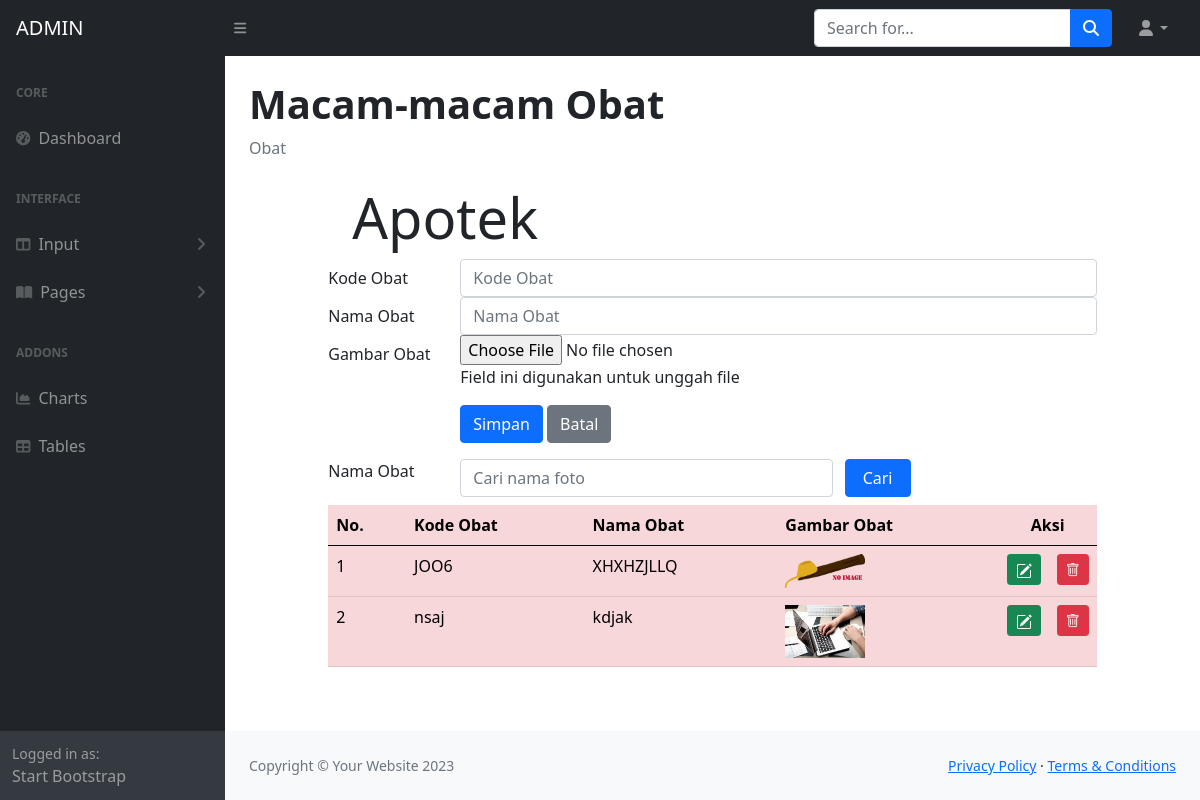
Screenshot of /d-obat.php with the database file from the repository.
### tables this page shows
CREATE TABLE `fotodestinasi` (
  `fotodestinasiKODE` char(4) NOT NULL,
  `fotodestinasiNAMA` char(120) NOT NULL,
  `fotodestinasiFILE` char(225) NOT NULL
);

### obat.php (the view, shortened to what this page needs)
<!DOCTYPE html>
<html lang="en">
<head>
  	<link rel="stylesheet" type="text/css" href="https://cdnjs.cloudflare.com/ajax/libs/select2/4.0.3/css/select2.min.css">
	<link rel="stylesheet" type="text/css" href="css/bootstrap.min.css">
	<link rel="stylesheet" href="https://cdn.jsdelivr.net/npm/bootstrap-icons@1.10.2/font/bootstrap-icons.css" integrity="
    sha384-b6lVK+yci+bfDmaY1u0zE8YYJt0TZxLEAFyYSLHId4xoVvsrQu3INevFKo+Xir8e">
</head>
<?php
	include "include/config.php";
?>
<body>
<div class="row">
<div class="col-sm-1"></div>
<div class="col-sm-10">
	<div class="jumbotron jumbotron-fluid">
		<div class="container">
			<h1 class="display-4">Apotek</h1>
		</div>
	</div>
	<form method="POST" enctype="multipart/form-data">
		<div class="form-group row">
			<label for="kodefoto" class="col-sm-2 col-form-label">Kode Obat</label>
			<div class="col-sm-10">
				<input type="text" class="form-control" id="kodefoto" name="inputkode" placeholder="Kode Obat" maxlength="4">
			</div>
		</div>
		<div class="form-group row">
			<label for="namafoto" class="col-sm-2 col-form-label">Nama Obat</label>
			<div class="col-sm-10">
				<input type="text" class="form-control" id="namafoto" name="inputnama" placeholder="Nama Obat">
			</div>
		</div>
		<div class="form-group row">
			<label for="file" class="col-sm-2 col-form-label">Gambar Obat</label>
			<div class="col-sm-10">
				<input type="file" id="file" name="file">
				<p class="help-block">Field ini digunakan untuk unggah file</p>
			</div>
		</div>
		<div class="form-group row">
			<div class="col-sm-2"></div>
			<div class="col-sm-10">
				<input type="submit" name="Simpan" class="btn btn-primary" value="Simpan">
				<input type="submit" name="Batal" class="btn btn-secondary" value="Batal">
			</div>
		</div>
	</form>
	<form method="post">
    	<div class="form-group row mb-2 mt-3">
     		 <label for="search" class="col-sm-2">Nama Obat</label>
     		 <div class="col-sm-6">
        <input type="text" name="search" class="form-control" id="search" value="<?php if (isset($_POST["search"]))
        {echo $_POST["search"];}?>" placeholder="Cari nama foto">
      </div>
      <input type="submit" name="kirim" value="Cari" class="col-sm-1 btn btn-primary">
   	 </div>
	</form>
</div>
	<div class="col-sm-1"></div>
	</div>
	<div class="row">
	<div class="col-sm-1"></div>
	<div class="col-sm-10">
	<table class="table table-hover table-danger">
		<thead class="thead-dark">
			<tr>
				<th scope="col"> No. </th>
                    <th scope="col"> Kode Obat </th>
                    <th scope="col"> Nama Obat </th>
                    <th scope="col"> Gambar Obat </th>
                    <th colspan="3" style="text-align: center">Aksi</th>
			</tr>
		</thead>
		<tbody>
		<?php
	if (isset($_POST["kirim"]))
	{
 		$search = $_POST["search"];
  		$query = mysqli_query($connection, " select fotodestinasi.*from fotodestinasi
      		where fotodestinasiNAMA like '%".$search."%'");}
    else{
      	$query = mysqli_query($connection, "select fotodestinasi.* from fotodestinasi");}
     	$nomor = 1;
      	while($row = mysqli_fetch_array($query))
    {
      ?>
		<tr>
			<td><?php echo $nomor;?></td>
			<td><?php echo $row['fotodestinasiKODE'];?></td>
			<td><?php echo $row['fotodestinasiNAMA'];?></td>
			<td>
			<?php if (isset($row['fotodestinasiFILE']) && is_file("images/" . $row['fotodestinasiFILE']))
						{ ?>
							<img src="images/<?php echo $row['fotodestinasiFILE']?>" width="80">
						<?php } else
							echo "<img src='images/noimage.png' width='80'>"
						?>
					</td>
				<td width="5px">
           		<a href="d-obatEDIT.php?ubah=<?php echo $row["fotodestinasiKODE"] ?>" class="btn btn-success btn-sm" title="EDIT">
				</a>
                </td>
           		<td width="5px">
                <a href="d-obatHAPUS.php?hapus=<?php echo $row["fotodestinasiKODE"] ?>" class="btn btn-danger btn-sm" title="HAPUS">
                <i class="bi bi-trash"></i>
                </a>
                </td>
		</tr>
			<?php $nomor = $nomor + 1;?>
			<?php }	?>
		</tbody>
	</table>
	</div>
	<div class="col-sm-1"></div>
</div>
</body>
</html>

### rows the page displays
fotodestinasi: fotodestinasiKODE "JOO6", fotodestinasiNAMA "XHXHZJLLQ"
fotodestinasi: fotodestinasiKODE "nsaj", fotodestinasiNAMA "kdjak", fotodestinasiFILE (picture)
